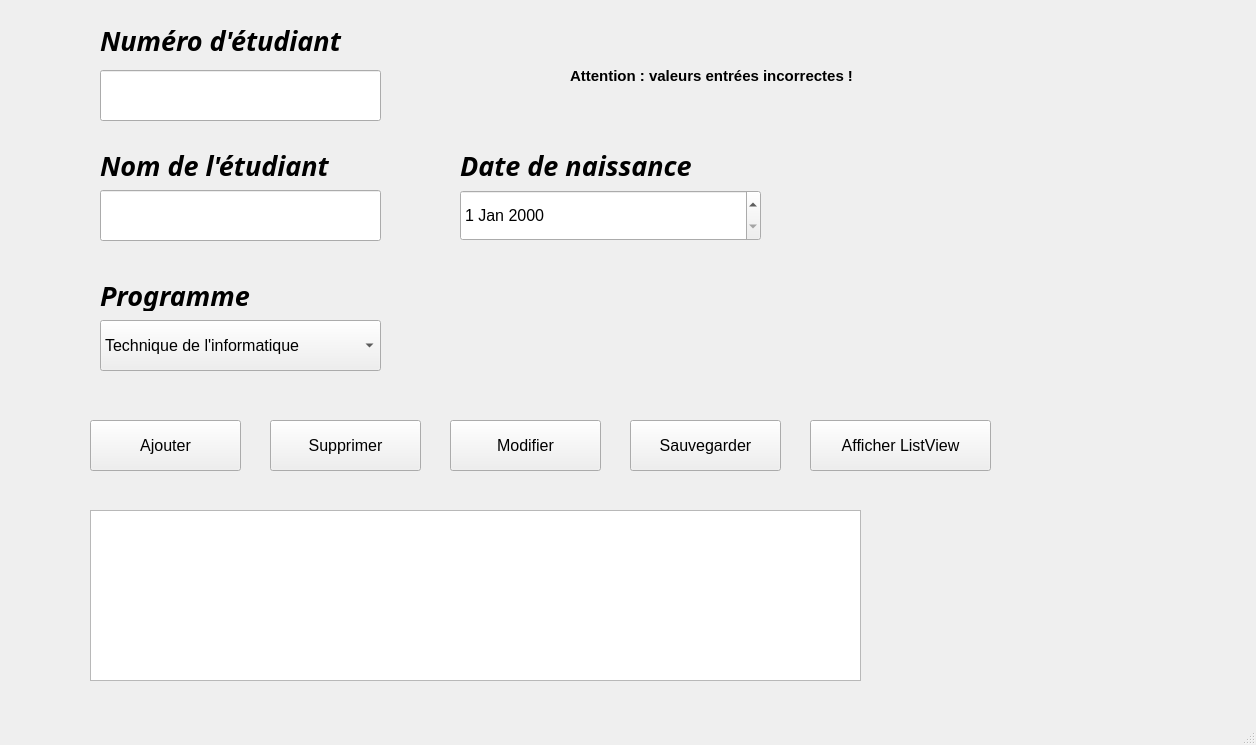
<?xml version="1.0" encoding="UTF-8"?>
<ui version="4.0">
 <class>MainWindow</class>
 <widget class="QMainWindow" name="MainWindow">
  <property name="geometry">
   <rect>
    <x>0</x>
    <y>0</y>
    <width>1256</width>
    <height>745</height>
   </rect>
  </property>
  <property name="windowTitle">
   <string>MainWindow</string>
  </property>
  <widget class="QWidget" name="centralwidget">
   <widget class="QPushButton" name="pushButton">
    <property name="geometry">
     <rect>
      <x>90</x>
      <y>420</y>
      <width>151</width>
      <height>51</height>
     </rect>
    </property>
    <property name="font">
     <font>
      <pointsize>12</pointsize>
     </font>
    </property>
    <property name="text">
     <string>Ajouter</string>
    </property>
   </widget>
   <widget class="QLabel" name="label">
    <property name="geometry">
     <rect>
      <x>100</x>
      <y>25</y>
      <width>271</width>
      <height>31</height>
     </rect>
    </property>
    <property name="font">
     <font>
      <family>Agency FB</family>
      <pointsize>20</pointsize>
      <weight>75</weight>
      <italic>true</italic>
      <bold>true</bold>
     </font>
    </property>
    <property name="text">
     <string>Numéro d'étudiant</string>
    </property>
   </widget>
   <widget class="QLineEdit" name="lineEdit">
    <property name="geometry">
     <rect>
      <x>100</x>
      <y>70</y>
      <width>281</width>
      <height>51</height>
     </rect>
    </property>
    <property name="font">
     <font>
      <pointsize>12</pointsize>
      <italic>true</italic>
     </font>
    </property>
   </widget>
   <widget class="QTextBrowser" name="textBrowser">
    <property name="geometry">
     <rect>
      <x>90</x>
      <y>510</y>
      <width>771</width>
      <height>171</height>
     </rect>
    </property>
   </widget>
   <widget class="QLineEdit" name="lineEdit_2">
    <property name="geometry">
     <rect>
      <x>100</x>
      <y>190</y>
      <width>281</width>
      <height>51</height>
     </rect>
    </property>
    <property name="font">
     <font>
      <pointsize>12</pointsize>
      <italic>true</italic>
     </font>
    </property>
   </widget>
   <widget class="QLabel" name="label_2">
    <property name="geometry">
     <rect>
      <x>100</x>
      <y>150</y>
      <width>271</width>
      <height>31</height>
     </rect>
    </property>
    <property name="font">
     <font>
      <family>Agency FB</family>
      <pointsize>20</pointsize>
      <weight>75</weight>
      <italic>true</italic>
      <bold>true</bold>
     </font>
    </property>
    <property name="text">
     <string>Nom de l'étudiant</string>
    </property>
   </widget>
   <widget class="QLabel" name="label_3">
    <property name="geometry">
     <rect>
      <x>90</x>
      <y>490</y>
      <width>261</width>
      <height>16</height>
     </rect>
    </property>
    <property name="text">
     <string/>
    </property>
   </widget>
   <widget class="QLabel" name="label_4">
    <property name="enabled">
     <bool>true</bool>
    </property>
    <property name="geometry">
     <rect>
      <x>570</x>
      <y>60</y>
      <width>391</width>
      <height>31</height>
     </rect>
    </property>
    <property name="font">
     <font>
      <pointsize>11</pointsize>
      <weight>75</weight>
      <bold>true</bold>
     </font>
    </property>
    <property name="text">
     <string>Attention : valeurs entrées incorrectes !</string>
    </property>
   </widget>
   <widget class="QPushButton" name="pushButton_2">
    <property name="geometry">
     <rect>
      <x>270</x>
      <y>420</y>
      <width>151</width>
      <height>51</height>
     </rect>
    </property>
    <property name="font">
     <font>
      <pointsize>12</pointsize>
     </font>
    </property>
    <property name="text">
     <string>Supprimer</string>
    </property>
   </widget>
   <widget class="QPushButton" name="pushButton_3">
    <property name="geometry">
     <rect>
      <x>450</x>
      <y>420</y>
      <width>151</width>
      <height>51</height>
     </rect>
    </property>
    <property name="font">
     <font>
      <pointsize>12</pointsize>
     </font>
    </property>
    <property name="text">
     <string>Modifier</string>
    </property>
   </widget>
   <widget class="QLabel" name="label_5">
    <property name="geometry">
     <rect>
      <x>100</x>
      <y>280</y>
      <width>271</width>
      <height>31</height>
     </rect>
    </property>
    <property name="font">
     <font>
      <family>Agency FB</family>
      <pointsize>20</pointsize>
      <weight>75</weight>
      <italic>true</italic>
      <bold>true</bold>
     </font>
    </property>
    <property name="text">
     <string>Programme</string>
    </property>
   </widget>
   <widget class="QComboBox" name="comboBox">
    <property name="geometry">
     <rect>
      <x>100</x>
      <y>320</y>
      <width>281</width>
      <height>51</height>
     </rect>
    </property>
    <property name="font">
     <font>
      <pointsize>12</pointsize>
     </font>
    </property>
    <item>
     <property name="text">
      <string>Technique de l'informatique</string>
     </property>
    </item>
    <item>
     <property name="text">
      <string>Sciences infirmières</string>
     </property>
    </item>
    <item>
     <property name="text">
      <string>Administration</string>
     </property>
    </item>
   </widget>
   <widget class="QPushButton" name="pushButton_4">
    <property name="geometry">
     <rect>
      <x>630</x>
      <y>420</y>
      <width>151</width>
      <height>51</height>
     </rect>
    </property>
    <property name="font">
     <font>
      <pointsize>12</pointsize>
     </font>
    </property>
    <property name="text">
     <string>Sauvegarder</string>
    </property>
   </widget>
   <widget class="QPushButton" name="pushButton_5">
    <property name="geometry">
     <rect>
      <x>810</x>
      <y>420</y>
      <width>181</width>
      <height>51</height>
     </rect>
    </property>
    <property name="font">
     <font>
      <pointsize>12</pointsize>
     </font>
    </property>
    <property name="text">
     <string>Afficher ListView</string>
    </property>
   </widget>
   <widget class="QDateEdit" name="dateEdit_DNaiss">
    <property name="geometry">
     <rect>
      <x>460</x>
      <y>190</y>
      <width>301</width>
      <height>51</height>
     </rect>
    </property>
    <property name="font">
     <font>
      <pointsize>12</pointsize>
     </font>
    </property>
   </widget>
   <widget class="QLabel" name="label_6">
    <property name="geometry">
     <rect>
      <x>460</x>
      <y>150</y>
      <width>271</width>
      <height>31</height>
     </rect>
    </property>
    <property name="font">
     <font>
      <family>Agency FB</family>
      <pointsize>20</pointsize>
      <weight>75</weight>
      <italic>true</italic>
      <bold>true</bold>
     </font>
    </property>
    <property name="text">
     <string>Date de naissance</string>
    </property>
   </widget>
  </widget>
  <widget class="QMenuBar" name="menubar">
   <property name="geometry">
    <rect>
     <x>0</x>
     <y>0</y>
     <width>1256</width>
     <height>26</height>
    </rect>
   </property>
  </widget>
  <widget class="QStatusBar" name="statusbar"/>
 </widget>
 <tabstops>
  <tabstop>pushButton</tabstop>
  <tabstop>lineEdit</tabstop>
 </tabstops>
 <resources/>
 <connections/>
</ui>
